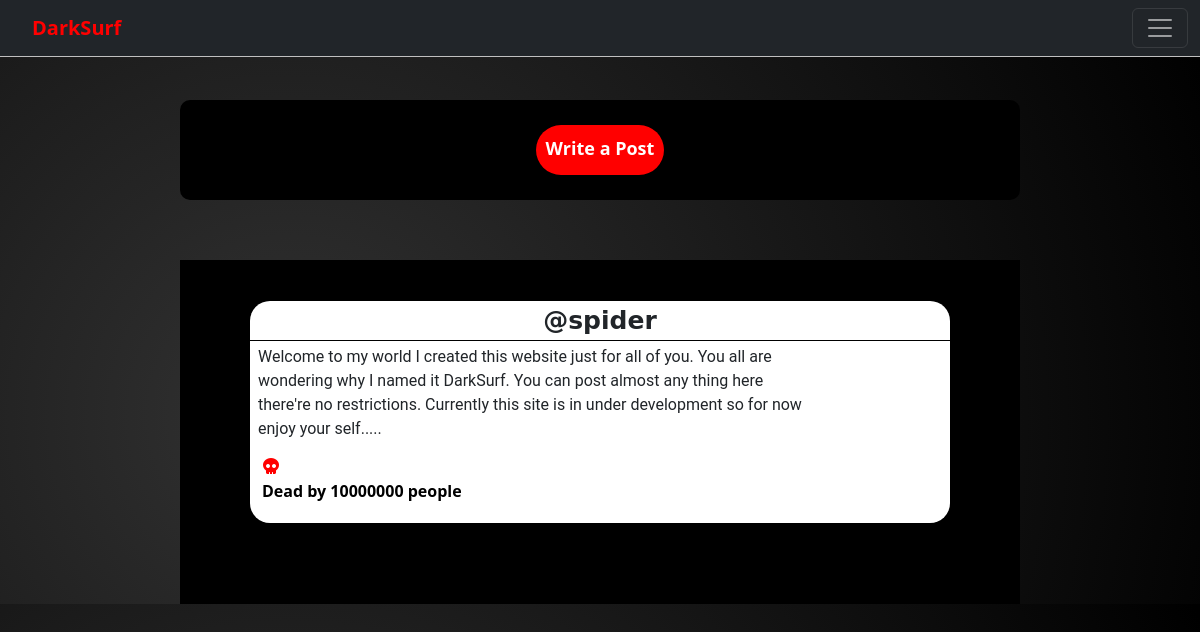
Before: /posts/ (signed in) with the older database file.
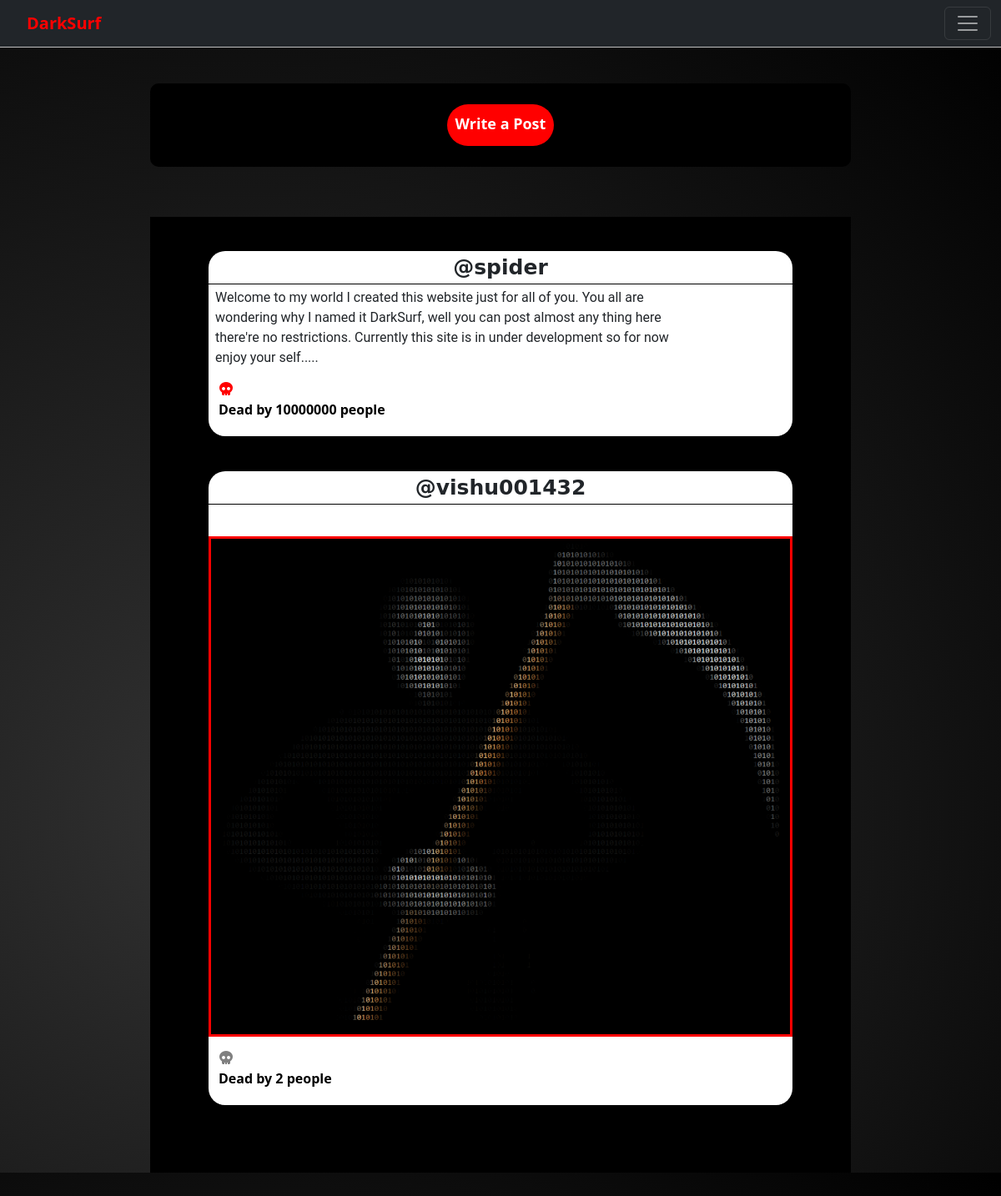
After: the same page with the newer database file.
### social/models.py (models this page shows, shortened)
class Post(models.Model):
    id = models.UUIDField(primary_key=True, default=uuid.uuid4)
    user = models.CharField(max_length=100)
    image = models.ImageField(upload_to='post_images', blank=True)
    write = models.TextField()
    created_at = models.DateTimeField(default=datetime.now)
    no_of_likes = models.IntegerField(default=0)

### social/views.py (the view)
# urls.py: path('posts/', views.posts, name='posts'),
@csrf_exempt
@login_required(login_url='login')
def posts(request):
    posts = Post.objects.all()
    return render(request, 'Html/posts.html', {'posts': posts})

### templates/Html/posts.html (shortened to what this page needs)
<!DOCTYPE html>
<html lang="en">
<head>
    {% load static %}
    <link rel="stylesheet" href={% static 'css/posts.css' %}>
    <link href="https://cdn.jsdelivr.net/npm/bootstrap@5.2.2/dist/css/bootstrap.min.css" rel="stylesheet"
>
</head>
<body style="background: radial-gradient(circle at 24.1% 68.8%, rgb(50, 50, 50) 0%, rgb(0, 0, 0) 99.4%);">
<nav style="border-bottom: 1px solid silver" class="navbar navbar-dark bg-dark fixed-top">
    <div class="container-fluid">
        <a class="navbar-brand" style="color: red; font-weight: bolder; margin-left: 20px" href="#">DarkSurf</a>
        <button class="navbar-toggler" type="button" data-bs-toggle="offcanvas" data-bs-target="#offcanvasDarkNavbar"
                aria-controls="offcanvasDarkNavbar">
            <span class="navbar-toggler-icon"></span>
        </button>
    </div>
</nav>
<section class="main1">
    <div class="upload-wrapper">
        <div class="blank">
        </div>
        <div class="upload-field">
            <button id="upload-text" name="upload-post-text" class="upload-text">Write a Post</button>
        </div>
        <div class="news"></div>
    </div>
</section>
{% for post in posts %}
    <section class="main" window.onload()>
        <div id="windows-container" class="window-container">
            <header class="header-username">
                <div class="display-username">@{{ post.user }}</div>
            </header>
            <div id="user-content" class="user-content">{{ post.write }}</div>
            {% if post.image %}
            <div class="post-update">
                <a href="{{ post.image.url }}">
                    <img class="user-post" src="{{ post.image.url }}">
                </a>
            </div>
            {% endif %}
            <footer  class="footer-post">
                <div  class="footer-post-container">
                    <a href="/like-post?post_id={{ post.id }}">
                    <button  id="btn-skull" class="btn-skull"><i class="fas fa-skull"></i></button>
                </div>
            <div class="like-post">
                {% if post.no_of_likes == 0 %}
                <a class="like-post-count">0 Dead</a>
                {% elif post.no_of_likes == 1 %}
                <a class="like-post-count">Dead by {{ post.user }}</a>
                {% else %}
                <a  class="like-post-count">Dead by {{ post.no_of_likes }} people</a>
                {% endif %}
            </div>
            </footer>
        </div>
    </section>
{% endfor %}
</body>
</html>

### static/css/posts.css (style rules this page uses)
* { box-sizing: border-box; }
.main1 { width: 100%; padding: 40px 0; display: flex; justify-content: center; margin-top: 50px; }
.upload-wrapper { width: 100%; max-width: 1300px; display: grid; grid-template-columns:auto auto auto; grid-gap: 10px; }
.blank { display: flex; flex-direction: column; height: 100px; }
.news { display: flex; flex-direction: column; height: 100px; }
.upload-field { border-radius: 10px; display: flex; height: 100px; background-color: black; }
.upload-text { display: flex; flex-direction: column; background-color: white; height: 50px; margin: auto; border-radius: 30px; border: none; padding: 10px; outline: none; font-size: 18px; background-color: red; color: white; font-weight: bold; min-width: 100px; }
.header-username { display: flex; height: 40px; border-bottom: 1px solid black; }
.user-content { width: 100%; max-width: 590px; overflow-wrap: break-word; outline: none; resize: none; border: none; user-input: none; min-height: 30px; max-width: 550px; margin: 4px 40px 4px 8px; font-family: "Roboto", "Lucida Grande", Verdana, Arial, sans-serif; }
.display-username { display: flex; justify-content: center; align-items: center; margin: auto; font-size: 25px; font-weight: bold; font-family: "DejaVu Sans"; }
.post-update { width: 100%; height: 50px; min-height: 600px; background-position: center center; border: 3px solid red; }
img { width: 100%; height: 100%; }
.main { width: 50%; padding: 40px 0; display: flex; justify-content: center; border: 1px solid black; height: auto; margin: auto; background-color: black; }
.window-container { min-height: 120px; max-height: 2000px; width: 700px; min-width: 200px; background: white; border-radius: 20px; }
.footer-post { min-height: 50px; }
.footer-post-container { margin-top: 12px; margin-left: 7px; }
.btn-skull { background: none; border: none; outline: none; color: grey; }
.like-post { margin-bottom: 20px; margin-left: 12px; }
.like-post-count { font-weight: bolder; text-decoration: none; color: black; }
@media (max-width: 1400px) { .main1 { margin-top: -40px; } }
@media (max-width: 1400px) { .window-container { margin-bottom: 40px; min-width: 400px; } }
@media (max-width: 1400px) { .upload-wrapper { display: block; width: 70%; } }
@media (max-width: 1400px) { .main { margin-top: -80px; width: 70% } }

Changed rows visible on the page:
changed Post "spider": write "…why I named it DarkSurf. You can post almost any…" → "…why I named it DarkSurf, well you can post almost any…"
added Post: user "vishu001432", image (picture), no_of_likes "2"
